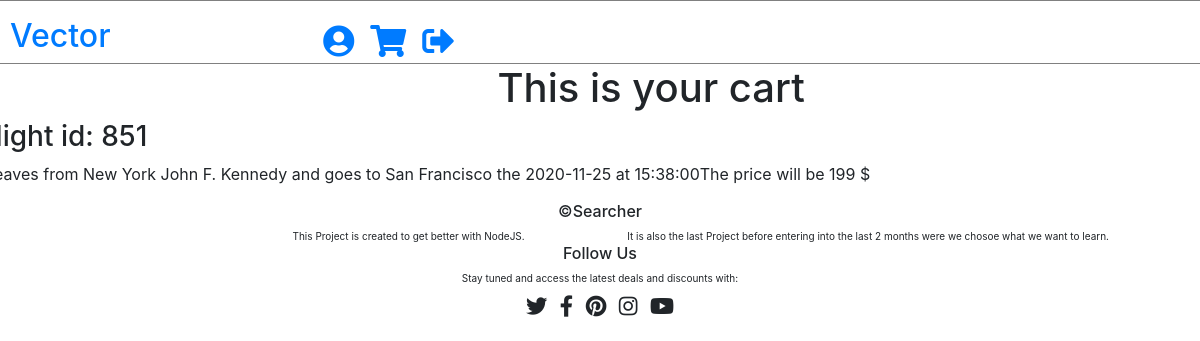
/cart, run on an earlier commit of the app's database.
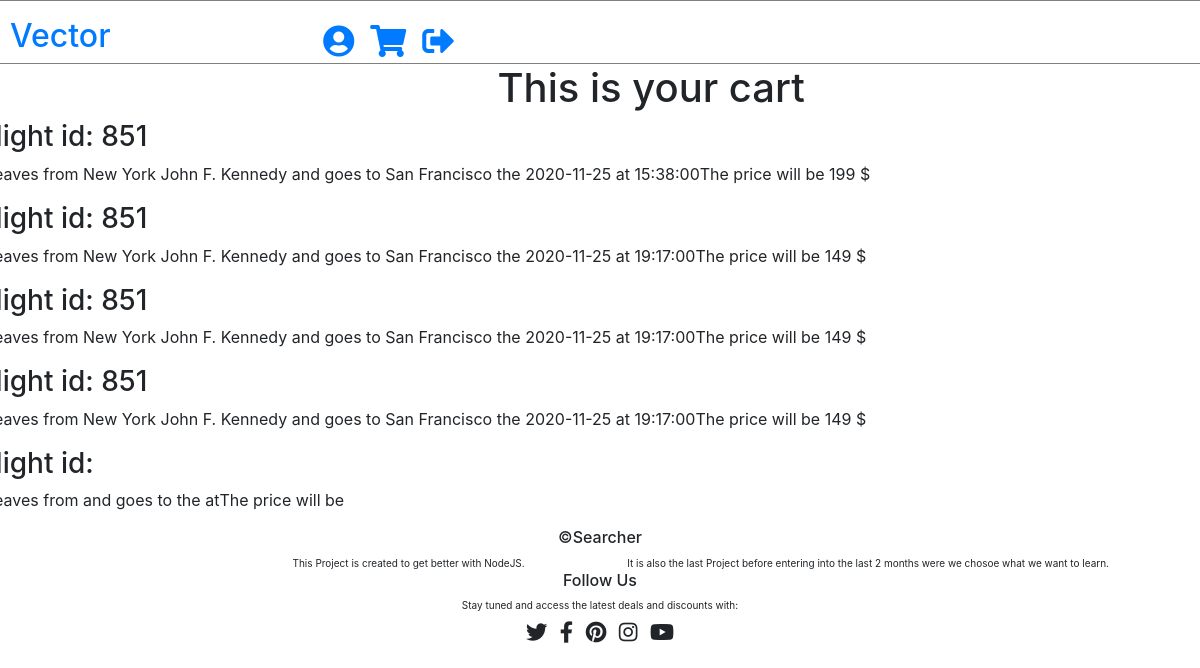
And on a later commit of the database.
### app.py (models this page shows, shortened)
class flights(db.Model):
    _id = db.Column('id', db.Integer, primary_key = True)
    user_id = db.Column('user_id', db.Integer)
    carrier_id = db.Column('carrier_id', db.Integer)
    price = db.Column('price', db.Integer)
    symbol = db.Column('symbol', db.String(1))
    departure_airport = db.Column('departure_airport', db.String(100))
    destination_airport = db.Column('destination_airport', db.String(100))
    date = db.Column('date', db.String(50))
    time = db.Column('time', db.String(50))

### app.py (the view)
@app.route('/cart')
def cart():
    return render_template('cart.html', flights = flights.query.all())

### templates/cart.html (shortened to what this page needs)
{% extends 'base.html' %}
{% block content %}
<div class="row">
    <div class="col-xs-2 offset-5">
        <h1>This is your cart</h1>
    </div>
</div>
{% if flights %}
    {% for flight in flights %}
    <div class="row">
        <h3>flight id: {{ flight.carrier_id }}</h3>
    </div>
    <div class="row">
        <p>Leaves from {{ flight.departure_airport }} and goes to {{ flight.destination_airport }} the {{ flight.date }} at {{ flight.time }}</p>
        <p>The price will be {{ flight.price }} {{ flight.symbol }} </p>
    </div>
    {% endfor %}
{% else %}
    <h1>No flights</h1>
{% endif %}
{% endblock %}

### templates/base.html (shortened to what this page needs)
<!DOCTYPE html>
<html lang="en">
<head>
    <link rel="stylesheet" href="https://pro.fontawesome.com/releases/v5.10.0/css/all.css"/>
    <link rel="stylesheet" href="https://maxcdn.bootstrapcdn.com/bootstrap/4.5.2/css/bootstrap.min.css">
    <link rel="stylesheet" type='text/css' href="{{ url_for('static', filename='style/style.css')}}">
</head>
<body>
        <div class="row" id="navbar_row" style="border: 1px solid gray;">
            <div class="col-xs-3 pl-4 pt-3">
                <a href="/">
                    <h2>Vector</h2>
                </a>
            </div>
            <div class="col-xs-1 offset-2 mt-4 px-2">
                <a href="/change_profile">
                    <i class="fas fa-user-circle fa-2x"></i>
                </a>
            </div>
            <div class="col-xs-1 mt-4 px-2">
                <a href="/cart">
                    <i class="fas fa-shopping-cart fa-2x"></i>
                </a>
            </div>
            <div class="col-xs-1 mt-4 px-2">
                <a href="/logout">
                    <i class="fas fa-sign-out-alt fa-2x"></i>
                </a>
            </div>
        </div>
{% block content %}{% endblock %}
  <div class="row justify-content-center">
    <div class="col-xs-4">
        <h6>&copy;Searcher</h6>
    </div>
</div>
<div class="row">
    <div class="col-xs-6 offset-3">
        <p style="font-size: x-small;">This Project is created to get better with NodeJS.</p>
    </div>
    <div class="col-xs-11 offset-1">
        <p style="font-size: x-small;">It is also the last Project before entering into the last 2 months were we chosoe what we want to learn.</p>
    </div>
</div>
<div class="row justify-content-center mt-n3">
    <div class="col-xs-4">
        <h6>Follow Us</h6>
    </div>
</div>
<div class="row justify-content-center">
    <div class="col-xs-6">
        <p style="font-size: x-small;">Stay tuned and access the latest deals and discounts with:</p>
    </div>
</div>
<div class="row justify-content-center mb-4">
    <div class="col-xs-6 mt-n2">
        <i class="fab fa-twitter fa-lg px-1"></i>
        <i class="fab fa-facebook-f fa-lg px-1"></i>
        <i class="fab fa-pinterest fa-lg px-1"></i>
        <i class="fab fa-instagram fa-lg px-1"></i>
        <i class="fab fa-youtube fa-lg px-1"></i>
    </div>
</div>
</body>
</html>

What changed in the data, as far as the page shows it:
added flights: carrier_id "851", departure_airport "New York John F. Kennedy", destination_airport "San Francisco", date "2020-11-25", time "19:17:00", price "149", symbol "$"
added flights: carrier_id "851", departure_airport "New York John F. Kennedy", destination_airport "San Francisco", date "2020-11-25", time "19:17:00", price "149", symbol "$"
added flights: carrier_id "851", departure_airport "New York John F. Kennedy", destination_airport "San Francisco", date "2020-11-25", time "19:17:00", price "149", symbol "$"
